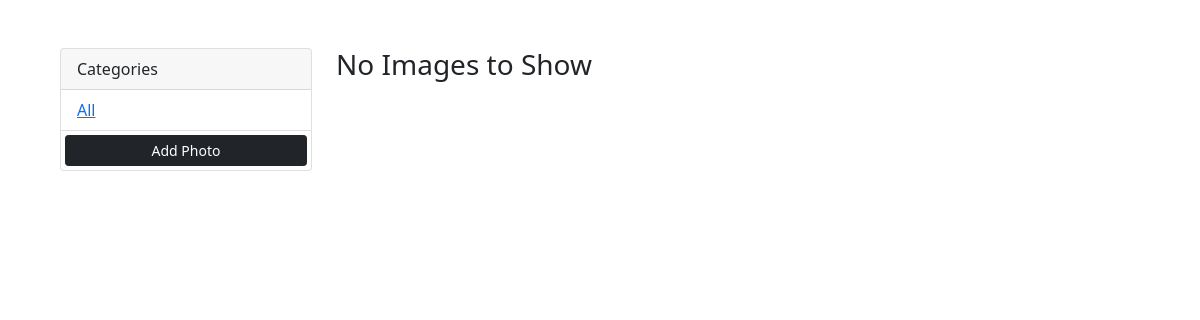
Before: / with the older database file.
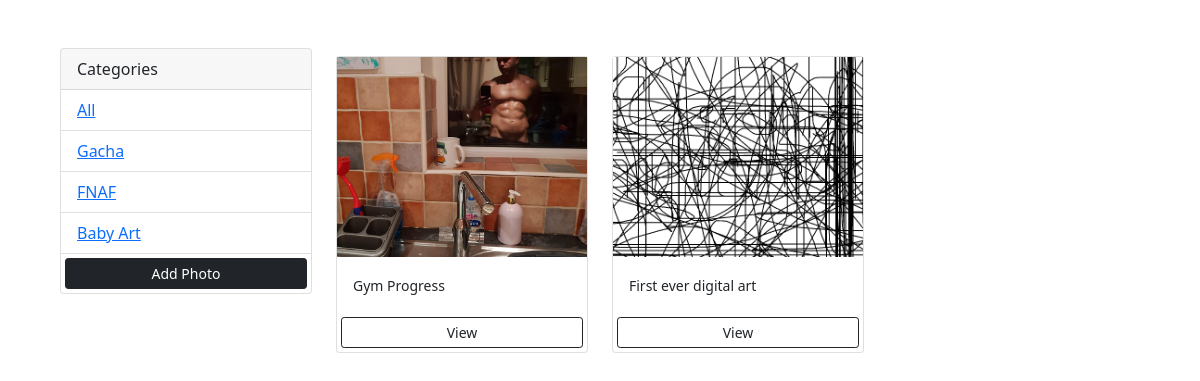
After: the same page with the newer database file.
### gallery/models.py (models this page shows, shortened)
class Category(models.Model):
    name = models.CharField(max_length=100, null=False, blank=False)

class Image(models.Model):
    category = models.ForeignKey(Category, null=True, on_delete=models.SET_NULL, blank=True)
    image = models.ImageField(null=False, blank=False)
    description = models.TextField()

### gallery/views.py (the view)
# urls.py: path('', views.gallery, name='gallery'),
def gallery(request):
    category = request.GET.get('category')
    if category == None:
        images = Image.objects.all()
    else:
        images = Image.objects.filter(category__name=category)
    categories = Category.objects.all()
    context = {'categories': categories,
               'images': images}
    return render(request, 'gallery/gallery.html', context)

### gallery/templates/gallery/gallery.html (shortened to what this page needs)
<!doctype html>
<html lang="en">
<head>
    <link href="https://cdn.jsdelivr.net/npm/bootstrap@5.1.3/dist/css/bootstrap.min.css" rel="stylesheet"
>
</head>
<body class="m-5">
    <div class="container">
        <div class="row">
            <div class="col-md-3">
                <div class="card">
                    <div class="card-header">
                      Categories
                    </div>
                    <ul class="list-group list-group-flush">
                        <li class="list-group-item"><a href="{% url 'gallery' %}">All</a></li>
                        {% for category in categories %}
                        <li class="list-group-item"><a href="{% url 'gallery' %}?category={{category.name}}">{{category.name}}</a></li>
                        {% endfor %}
                        <a href="{% url 'add' %}" class="btn btn-block btn-outline btn-dark btn-sm m-1">Add Photo</a>
                    </ul>
                </div>
            </div>
            <div class="col-md-9">
                <div class="row">
                    {% for image in images %}
                    <div class="col-md-4">
                        <div class="card my-2">
                            <img class="image-thumbnail" src="{{image.image.url}}" alt="Card image cap">
                            <div class="card-body">
                                <small>{{image.description}}</small>
                            </div>
                            <a class="btn btn-outline-dark btn-sm m-1" href="{% url 'image' image.id %}">View</a>
                        </div>
                    </div>
                    {% empty %}
                    <h3>No Images to Show</h3>
                    {% endfor %}
                </div>
            </div>
        </div>
    </div>
</body>
</html>

### gallery/templates/gallery/gallery.html (style rules this page uses)
.image-thumbnail { height: 200px; object-fit: cover; }

Changed rows visible on the page:
added Category: name "Gacha"
added Category: name "FNAF"
added Category: name "Baby Art"
added Image: image (picture), description "Gym Progress"
added Image: image (picture), description "First ever digital art"
Other visible differences:
text no longer shown: "No Images to Show"
